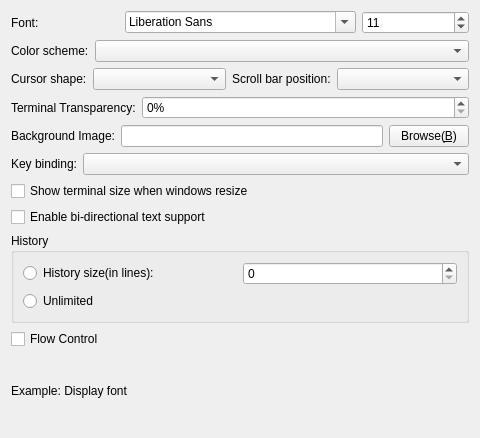
<?xml version="1.0" encoding="UTF-8"?>
<ui version="4.0">
 <class>CParameterTerminalUI</class>
 <widget class="QWidget" name="CParameterTerminalUI">
  <property name="geometry">
   <rect>
    <x>0</x>
    <y>0</y>
    <width>480</width>
    <height>438</height>
   </rect>
  </property>
  <property name="windowTitle">
   <string>General</string>
  </property>
  <property name="windowIcon">
   <iconset theme="console"/>
  </property>
  <layout class="QGridLayout" name="gridLayout_2">
   <item row="0" column="0">
    <layout class="QHBoxLayout" name="horizontalLayout_6">
     <item>
      <widget class="QLabel" name="label_5">
       <property name="text">
        <string>Font:</string>
       </property>
       <property name="wordWrap">
        <bool>false</bool>
       </property>
      </widget>
     </item>
     <item>
      <widget class="QFontComboBox" name="fontComboBox">
       <property name="sizePolicy">
        <sizepolicy hsizetype="Preferred" vsizetype="Fixed">
         <horstretch>0</horstretch>
         <verstretch>0</verstretch>
        </sizepolicy>
       </property>
      </widget>
     </item>
     <item>
      <widget class="QSpinBox" name="spFontSize">
       <property name="sizePolicy">
        <sizepolicy hsizetype="Preferred" vsizetype="Fixed">
         <horstretch>0</horstretch>
         <verstretch>0</verstretch>
        </sizepolicy>
       </property>
       <property name="minimum">
        <number>6</number>
       </property>
       <property name="value">
        <number>11</number>
       </property>
      </widget>
     </item>
    </layout>
   </item>
   <item row="1" column="0">
    <layout class="QHBoxLayout" name="horizontalLayout_5">
     <item>
      <widget class="QLabel" name="label_4">
       <property name="text">
        <string>Color scheme:</string>
       </property>
       <property name="wordWrap">
        <bool>false</bool>
       </property>
      </widget>
     </item>
     <item>
      <widget class="QComboBox" name="cbColorScheme">
       <property name="sizePolicy">
        <sizepolicy hsizetype="Expanding" vsizetype="Fixed">
         <horstretch>0</horstretch>
         <verstretch>0</verstretch>
        </sizepolicy>
       </property>
      </widget>
     </item>
    </layout>
   </item>
   <item row="2" column="0">
    <layout class="QHBoxLayout" name="horizontalLayout">
     <item>
      <widget class="QLabel" name="label_6">
       <property name="text">
        <string>Cursor shape:</string>
       </property>
       <property name="wordWrap">
        <bool>false</bool>
       </property>
      </widget>
     </item>
     <item>
      <widget class="QComboBox" name="cbCursorShape">
       <property name="sizePolicy">
        <sizepolicy hsizetype="Expanding" vsizetype="Fixed">
         <horstretch>0</horstretch>
         <verstretch>0</verstretch>
        </sizepolicy>
       </property>
      </widget>
     </item>
     <item>
      <widget class="QLabel" name="label">
       <property name="text">
        <string>Scroll bar position:</string>
       </property>
       <property name="wordWrap">
        <bool>false</bool>
       </property>
      </widget>
     </item>
     <item>
      <widget class="QComboBox" name="cbScrollBarPositioin">
       <property name="sizePolicy">
        <sizepolicy hsizetype="Expanding" vsizetype="Fixed">
         <horstretch>0</horstretch>
         <verstretch>0</verstretch>
        </sizepolicy>
       </property>
      </widget>
     </item>
    </layout>
   </item>
   <item row="3" column="0">
    <layout class="QHBoxLayout" name="horizontalLayout_2">
     <item>
      <widget class="QLabel" name="label_2">
       <property name="text">
        <string>Terminal Transparency:</string>
       </property>
       <property name="wordWrap">
        <bool>false</bool>
       </property>
      </widget>
     </item>
     <item>
      <widget class="QSpinBox" name="spTerminalTransparecy">
       <property name="sizePolicy">
        <sizepolicy hsizetype="Expanding" vsizetype="Fixed">
         <horstretch>0</horstretch>
         <verstretch>0</verstretch>
        </sizepolicy>
       </property>
       <property name="suffix">
        <string>%</string>
       </property>
       <property name="maximum">
        <number>100</number>
       </property>
      </widget>
     </item>
    </layout>
   </item>
   <item row="4" column="0">
    <layout class="QHBoxLayout" name="horizontalLayout_3">
     <item>
      <widget class="QLabel" name="label_3">
       <property name="text">
        <string>Background Image:</string>
       </property>
       <property name="wordWrap">
        <bool>false</bool>
       </property>
      </widget>
     </item>
     <item>
      <widget class="QLineEdit" name="leImage">
       <property name="sizePolicy">
        <sizepolicy hsizetype="Expanding" vsizetype="Fixed">
         <horstretch>0</horstretch>
         <verstretch>0</verstretch>
        </sizepolicy>
       </property>
      </widget>
     </item>
     <item>
      <widget class="QPushButton" name="pbBrowser">
       <property name="sizePolicy">
        <sizepolicy hsizetype="Preferred" vsizetype="Fixed">
         <horstretch>0</horstretch>
         <verstretch>0</verstretch>
        </sizepolicy>
       </property>
       <property name="text">
        <string>Browse(&amp;B)</string>
       </property>
      </widget>
     </item>
    </layout>
   </item>
   <item row="5" column="0">
    <layout class="QHBoxLayout" name="horizontalLayout_7">
     <item>
      <widget class="QLabel" name="label_7">
       <property name="text">
        <string>Key binding:</string>
       </property>
       <property name="wordWrap">
        <bool>false</bool>
       </property>
      </widget>
     </item>
     <item>
      <widget class="QComboBox" name="cbKeyBinding">
       <property name="sizePolicy">
        <sizepolicy hsizetype="Expanding" vsizetype="Fixed">
         <horstretch>0</horstretch>
         <verstretch>0</verstretch>
        </sizepolicy>
       </property>
      </widget>
     </item>
    </layout>
   </item>
   <item row="6" column="0">
    <widget class="QCheckBox" name="cbShowResize">
     <property name="text">
      <string>Show terminal size when windows resize</string>
     </property>
    </widget>
   </item>
   <item row="7" column="0">
    <widget class="QCheckBox" name="cbBiDirectional">
     <property name="text">
      <string>Enable bi-directional text support</string>
     </property>
    </widget>
   </item>
   <item row="8" column="0">
    <widget class="QGroupBox" name="groupBox">
     <property name="title">
      <string>History</string>
     </property>
     <layout class="QGridLayout" name="gridLayout">
      <item row="0" column="0">
       <layout class="QHBoxLayout" name="horizontalLayout_4">
        <item>
         <widget class="QRadioButton" name="cbHistorySize">
          <property name="text">
           <string>History size(in lines):</string>
          </property>
         </widget>
        </item>
        <item>
         <widget class="QSpinBox" name="sbHistorySize">
          <property name="maximum">
           <number>99999</number>
          </property>
         </widget>
        </item>
       </layout>
      </item>
      <item row="1" column="0">
       <widget class="QRadioButton" name="cbHistoryUnlimited">
        <property name="text">
         <string>Unlimited</string>
        </property>
       </widget>
      </item>
     </layout>
    </widget>
   </item>
   <item row="9" column="0">
    <widget class="QCheckBox" name="cbFlowControl">
     <property name="text">
      <string>Flow Control</string>
     </property>
    </widget>
   </item>
   <item row="10" column="0">
    <widget class="QLabel" name="lbFont">
     <property name="text">
      <string>Example: Display font</string>
     </property>
     <property name="wordWrap">
      <bool>false</bool>
     </property>
    </widget>
   </item>
  </layout>
 </widget>
 <resources/>
 <connections/>
</ui>
